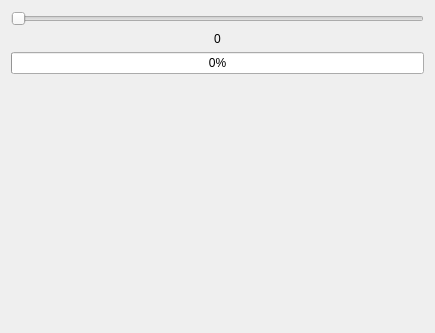
<?xml version="1.0" encoding="UTF-8"?>
<ui version="4.0">
 <class>Form</class>
 <widget class="QWidget" name="Form">
  <property name="geometry">
   <rect>
    <x>0</x>
    <y>0</y>
    <width>435</width>
    <height>333</height>
   </rect>
  </property>
  <property name="windowTitle">
   <string>Form</string>
  </property>
  <layout class="QVBoxLayout" name="verticalLayout">
   <item>
    <widget class="QSlider" name="horizontalSlider">
     <property name="cursor">
      <cursorShape>ArrowCursor</cursorShape>
     </property>
     <property name="mouseTracking">
      <bool>false</bool>
     </property>
     <property name="orientation">
      <enum>Qt::Horizontal</enum>
     </property>
    </widget>
   </item>
   <item>
    <widget class="QLabel" name="label">
     <property name="font">
      <font>
       <family>Ubuntu</family>
      </font>
     </property>
     <property name="text">
      <string>0</string>
     </property>
     <property name="alignment">
      <set>Qt::AlignCenter</set>
     </property>
    </widget>
   </item>
   <item>
    <widget class="QProgressBar" name="progressBar">
     <property name="value">
      <number>0</number>
     </property>
    </widget>
   </item>
   <item>
    <spacer name="verticalSpacer">
     <property name="orientation">
      <enum>Qt::Vertical</enum>
     </property>
     <property name="sizeHint" stdset="0">
      <size>
       <width>20</width>
       <height>40</height>
      </size>
     </property>
    </spacer>
   </item>
  </layout>
 </widget>
 <resources/>
 <connections>
  <connection>
   <sender>horizontalSlider</sender>
   <signal>sliderMoved(int)</signal>
   <receiver>progressBar</receiver>
   <slot>setValue(int)</slot>
   <hints>
    <hint type="sourcelabel">
     <x>98</x>
     <y>15</y>
    </hint>
    <hint type="destinationlabel">
     <x>99</x>
     <y>69</y>
    </hint>
   </hints>
  </connection>
  <connection>
   <sender>horizontalSlider</sender>
   <signal>sliderMoved(int)</signal>
   <receiver>label</receiver>
   <slot>setNum(int)</slot>
   <hints>
    <hint type="sourcelabel">
     <x>170</x>
     <y>16</y>
    </hint>
    <hint type="destinationlabel">
     <x>216</x>
     <y>41</y>
    </hint>
   </hints>
  </connection>
 </connections>
</ui>
